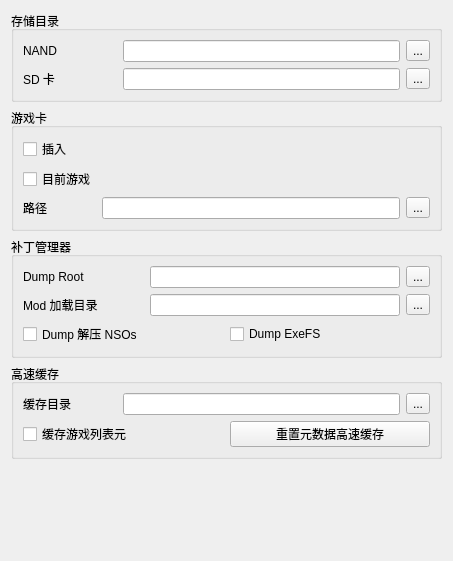
<?xml version="1.0" encoding="UTF-8"?>
<ui version="4.0">
 <class>ConfigureFilesystem</class>
 <widget class="QWidget" name="ConfigureFilesystem">
  <property name="geometry">
   <rect>
    <x>0</x>
    <y>0</y>
    <width>453</width>
    <height>561</height>
   </rect>
  </property>
  <property name="windowTitle">
   <string>Form</string>
  </property>
  <layout class="QVBoxLayout" name="verticalLayout">
   <item>
    <layout class="QVBoxLayout" name="verticalLayout_3">
     <item>
      <widget class="QGroupBox" name="groupBox">
       <property name="title">
        <string>存储目录</string>
       </property>
       <layout class="QGridLayout" name="gridLayout">
        <item row="0" column="0">
         <widget class="QLabel" name="label">
          <property name="text">
           <string>NAND</string>
          </property>
         </widget>
        </item>
        <item row="0" column="3">
         <widget class="QToolButton" name="nand_directory_button">
          <property name="text">
           <string>...</string>
          </property>
         </widget>
        </item>
        <item row="0" column="2">
         <widget class="QLineEdit" name="nand_directory_edit"/>
        </item>
        <item row="1" column="2">
         <widget class="QLineEdit" name="sdmc_directory_edit"/>
        </item>
        <item row="1" column="0">
         <widget class="QLabel" name="label_2">
          <property name="text">
           <string>SD 卡</string>
          </property>
         </widget>
        </item>
        <item row="1" column="3">
         <widget class="QToolButton" name="sdmc_directory_button">
          <property name="text">
           <string>...</string>
          </property>
         </widget>
        </item>
        <item row="0" column="1">
         <spacer name="horizontalSpacer">
          <property name="orientation">
           <enum>Qt::Horizontal</enum>
          </property>
          <property name="sizeType">
           <enum>QSizePolicy::Maximum</enum>
          </property>
          <property name="sizeHint" stdset="0">
           <size>
            <width>60</width>
            <height>20</height>
           </size>
          </property>
         </spacer>
        </item>
       </layout>
      </widget>
     </item>
     <item>
      <widget class="QGroupBox" name="groupBox_2">
       <property name="title">
        <string>游戏卡</string>
       </property>
       <layout class="QGridLayout" name="gridLayout_2">
        <item row="2" column="1">
         <widget class="QLabel" name="label_3">
          <property name="text">
           <string>路径</string>
          </property>
         </widget>
        </item>
        <item row="2" column="2">
         <widget class="QLineEdit" name="gamecard_path_edit"/>
        </item>
        <item row="0" column="1">
         <widget class="QCheckBox" name="gamecard_inserted">
          <property name="text">
           <string>插入</string>
          </property>
         </widget>
        </item>
        <item row="1" column="1">
         <widget class="QCheckBox" name="gamecard_current_game">
          <property name="text">
           <string>目前游戏</string>
          </property>
         </widget>
        </item>
        <item row="2" column="3">
         <widget class="QToolButton" name="gamecard_path_button">
          <property name="text">
           <string>...</string>
          </property>
         </widget>
        </item>
       </layout>
      </widget>
     </item>
     <item>
      <widget class="QGroupBox" name="groupBox_4">
       <property name="title">
        <string>补丁管理器</string>
       </property>
       <layout class="QGridLayout" name="gridLayout_4">
        <item row="1" column="2">
         <widget class="QLineEdit" name="load_path_edit"/>
        </item>
        <item row="0" column="2">
         <widget class="QLineEdit" name="dump_path_edit"/>
        </item>
        <item row="0" column="3">
         <widget class="QToolButton" name="dump_path_button">
          <property name="text">
           <string>...</string>
          </property>
         </widget>
        </item>
        <item row="1" column="3">
         <widget class="QToolButton" name="load_path_button">
          <property name="text">
           <string>...</string>
          </property>
         </widget>
        </item>
        <item row="2" column="0" colspan="4">
         <layout class="QHBoxLayout" name="horizontalLayout">
          <item>
           <widget class="QCheckBox" name="dump_nso">
            <property name="text">
             <string>Dump 解压 NSOs</string>
            </property>
           </widget>
          </item>
          <item>
           <widget class="QCheckBox" name="dump_exefs">
            <property name="text">
             <string>Dump ExeFS</string>
            </property>
           </widget>
          </item>
         </layout>
        </item>
        <item row="1" column="0">
         <widget class="QLabel" name="label_9">
          <property name="text">
           <string>Mod 加载目录</string>
          </property>
         </widget>
        </item>
        <item row="0" column="0">
         <widget class="QLabel" name="label_8">
          <property name="text">
           <string>Dump Root</string>
          </property>
         </widget>
        </item>
        <item row="0" column="1">
         <spacer name="horizontalSpacer_2">
          <property name="orientation">
           <enum>Qt::Horizontal</enum>
          </property>
          <property name="sizeType">
           <enum>QSizePolicy::Fixed</enum>
          </property>
          <property name="sizeHint" stdset="0">
           <size>
            <width>40</width>
            <height>20</height>
           </size>
          </property>
         </spacer>
        </item>
       </layout>
      </widget>
     </item>
     <item>
      <widget class="QGroupBox" name="groupBox_5">
       <property name="title">
        <string>高速缓存</string>
       </property>
       <layout class="QGridLayout" name="gridLayout_5">
        <item row="0" column="0">
         <widget class="QLabel" name="label_10">
          <property name="text">
           <string>缓存目录</string>
          </property>
         </widget>
        </item>
        <item row="0" column="1">
         <spacer name="horizontalSpacer_3">
          <property name="orientation">
           <enum>Qt::Horizontal</enum>
          </property>
          <property name="sizeType">
           <enum>QSizePolicy::Fixed</enum>
          </property>
          <property name="sizeHint" stdset="0">
           <size>
            <width>40</width>
            <height>20</height>
           </size>
          </property>
         </spacer>
        </item>
        <item row="0" column="2">
         <widget class="QLineEdit" name="cache_directory_edit"/>
        </item>
        <item row="0" column="3">
         <widget class="QToolButton" name="cache_directory_button">
          <property name="text">
           <string>...</string>
          </property>
         </widget>
        </item>
        <item row="1" column="0" colspan="4">
         <layout class="QHBoxLayout" name="horizontalLayout_2">
          <item>
           <widget class="QCheckBox" name="cache_game_list">
            <property name="text">
             <string>缓存游戏列表元</string>
            </property>
           </widget>
          </item>
          <item>
           <widget class="QPushButton" name="reset_game_list_cache">
            <property name="text">
             <string>重置元数据高速缓存</string>
            </property>
           </widget>
          </item>
         </layout>
        </item>
       </layout>
      </widget>
     </item>
    </layout>
   </item>
   <item>
    <spacer name="verticalSpacer">
     <property name="orientation">
      <enum>Qt::Vertical</enum>
     </property>
     <property name="sizeHint" stdset="0">
      <size>
       <width>20</width>
       <height>40</height>
      </size>
     </property>
    </spacer>
   </item>
  </layout>
 </widget>
 <resources/>
 <connections/>
</ui>
